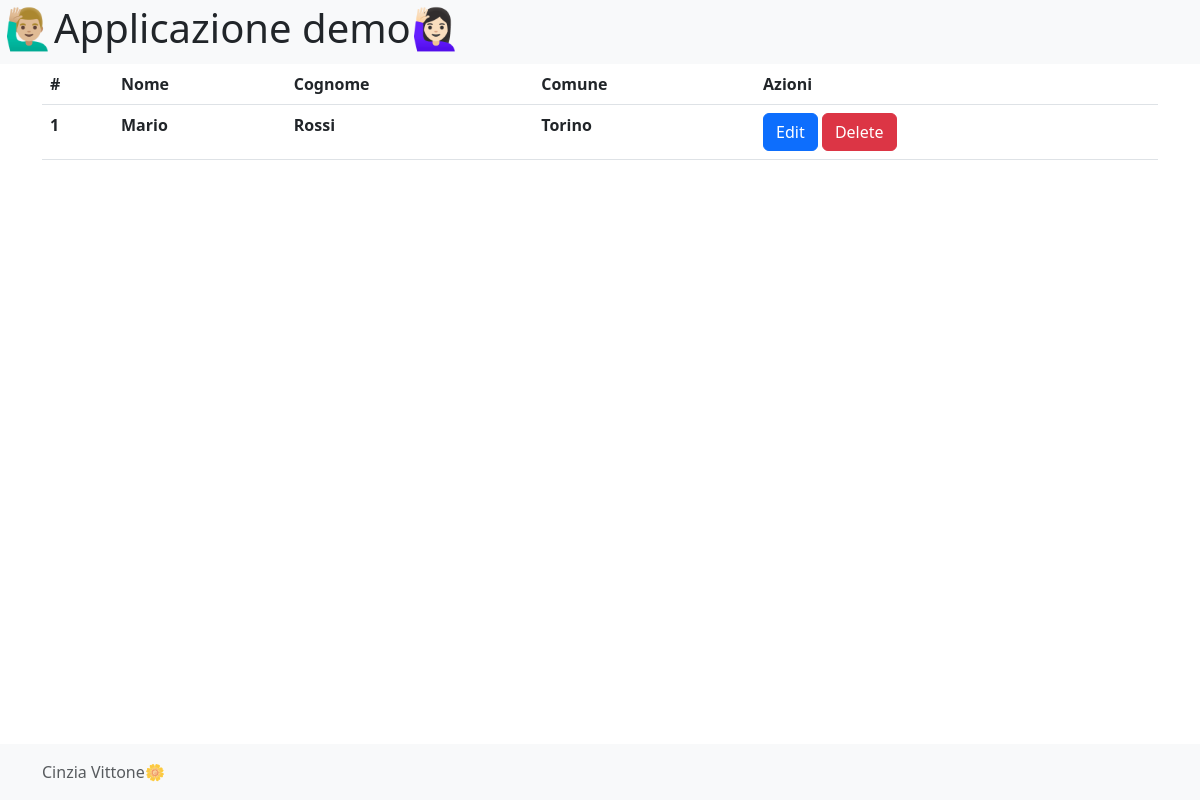
The page /form_in_php/index_user.php on the database as committed earlier.
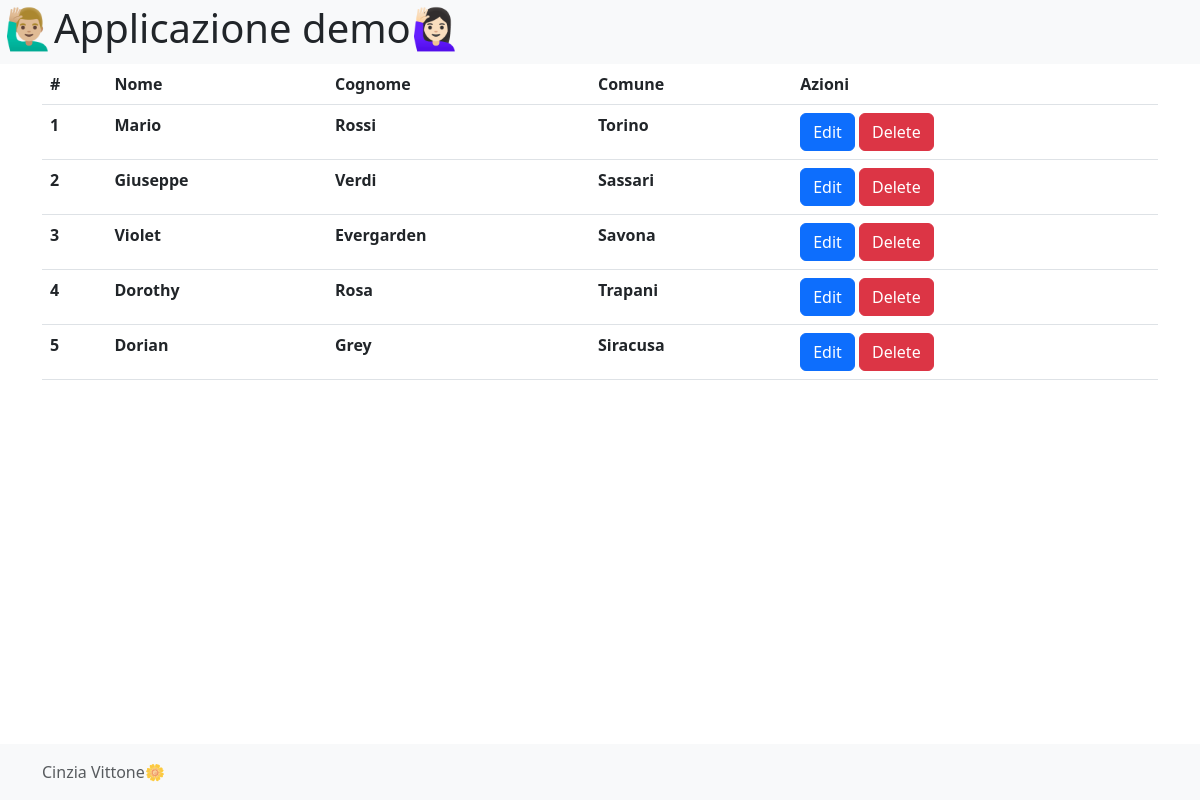
The same page on the database as committed later.
### tables this page shows
CREATE TABLE `user` (
  `user_id` int(10) NOT NULL,
  `first_name` varchar(255) NOT NULL,
  `last_name` varchar(255) NOT NULL,
  `birthday` date NOT NULL,
  `birth_city` varchar(255) NOT NULL,
  `regione_id` int(11) NOT NULL,
  `provincia_id` int(11) NOT NULL,
  `gender` enum('M','F') NOT NULL,
  `username` varchar(255) NOT NULL,
  `password` varchar(255) NOT NULL
);

### form_in_php/class/crud/UserCRUD.php (called while the page is built, shortened)
<?php
class UserCRUD{
    public function read(int $user_id = null):User|array|bool
    {
        $conn = new \PDO(DB_DSN, DB_USER, DB_PASSWORD);
        if(!is_null($user_id)){
            $query = "SELECT * FROM user WHERE user_id = :user_id";
            $stm = $conn -> prepare($query);
            $stm -> bindValue(':user_id', $user_id, PDO::PARAM_INT);
            $stm -> execute();
            $result = $stm -> fetchAll(PDO::FETCH_CLASS, User::class);
            if(count($result)==1){
                return $result[0];
            }
            if(count($result)>1){
                throw new \Exception("Chiave primaria duplicata", 1);
            }
            if(count($result)===0){
                return false;
            }
        }else{
            $query = "SELECT * FROM user";
            $stm = $conn -> prepare($query);
            $stm -> execute();
            $result = $stm -> fetchAll(PDO::FETCH_CLASS, User::class);
            return $result;
        }
    }
}
?>

### form_in_php/autoload.php (called while the page is built, shortened)
<?php
spl_autoload_register(function($className){
    $className = str_replace("\\", "/", __DIR__."/class/". $className . ".php");
});
?>

### form_in_php/index_user.php (the view, shortened to what this page needs)
<?php
require "./autoload.php";
$users = (new UserCRUD())->read();
?>
<?php require "./class/views/head_view.php" ?>
<table class="table">
    <tr>
        <th>#</th>
        <th>Nome</th>
        <th>Cognome</th>
        <th>Comune</th>
        <th>Azioni</th>
    </tr>
    <?php foreach ($users as $user) { ?>
    <tr>
        <th><?php echo $user->user_id?></th>
        <th><?php echo $user->first_name?></th>
        <th><?php echo $user->last_name?></th>
        <th><?php echo $user->birth_city?></th>
        <td>
            <a href= "edit_user.php?user_id=<?=$user -> user_id?>" class="btn btn-primary btn-xs">Edit</a>
            <a href= "delete_user.php?user_id=<?=$user -> user_id?>" class="btn btn-danger btn-xs">Delete</button>
        </td>
    </tr>
    <?php }?>
</table>
<?php require "./class/views/footer_view.php" ?>

### form_in_php/class/views/head_view.php (shortened to what this page needs)
<!doctype html>
<html lang="en">
<head>
     <link href="https://cdn.jsdelivr.net/npm/bootstrap@5.3.0-alpha1/dist/css/bootstrap.min.css" rel="stylesheet">
     <link href="assets/css/style.css" rel="stylesheet">
</head>
<body>
     <header class="bg-light p-1">
          <h1 class="display-6">🙋🏼‍♂️Applicazione demo🙋🏻‍♀️ </h1>
     </header>
     <main class="container">

### form_in_php/class/views/footer_view.php (shortened to what this page needs)
</main>
<footer class="footer-bottom footer mt-auto py-3 bg-light">
  <div class="container">
    <span class="text-muted">Cinzia Vittone🌼</span>
  </div>
</footer>
</body>
</html>

### form_in_php/assets/css/style.css (style rules this page uses)
body { padding-bottom: 4rem; }
.footer-bottom { position:fixed; width: 100%; bottom: 0; }

Rows that differ between the two databases and show on the page:
added user: user_id "2", first_name "Giuseppe", last_name "Verdi", birth_city "Sassari"
added user: user_id "3", first_name "Violet", last_name "Evergarden", birth_city "Savona"
added user: user_id "4", first_name "Dorothy", last_name "Rosa", birth_city "Trapani"
added user: user_id "5", first_name "Dorian", last_name "Grey", birth_city "Siracusa"
